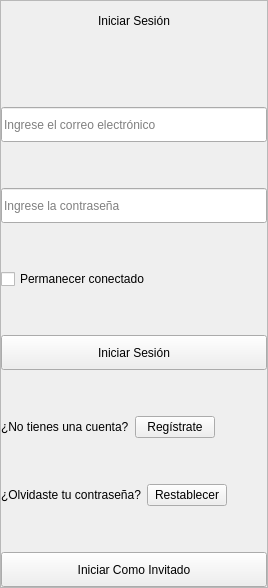
              <widget class="QWidget" name="page">
               <layout class="QVBoxLayout" name="verticalLayout_4">
                <property name="spacing">
                 <number>0</number>
                </property>
                <property name="leftMargin">
                 <number>0</number>
                </property>
                <property name="topMargin">
                 <number>0</number>
                </property>
                <property name="rightMargin">
                 <number>0</number>
                </property>
                <property name="bottomMargin">
                 <number>0</number>
                </property>
                <item>
                 <widget class="QFrame" name="frame_4">
                  <property name="maximumSize">
                   <size>
                    <width>400</width>
                    <height>600</height>
                   </size>
                  </property>
                  <property name="styleSheet">
                   <string notr="true"/>
                  </property>
                  <property name="frameShape">
                   <enum>QFrame::StyledPanel</enum>
                  </property>
                  <property name="frameShadow">
                   <enum>QFrame::Raised</enum>
                  </property>
                  <layout class="QVBoxLayout" name="verticalLayout_3" stretch="0,0,0,0,0,0,0,0,0,0,0,0,0,0,0,0">
                   <property name="leftMargin">
                    <number>0</number>
                   </property>
                   <property name="topMargin">
                    <number>0</number>
                   </property>
                   <property name="rightMargin">
                    <number>0</number>
                   </property>
                   <property name="bottomMargin">
                    <number>0</number>
                   </property>
                   <item>
                    <widget class="QLabel" name="label">
                     <property name="minimumSize">
                      <size>
                       <width>0</width>
                       <height>40</height>
                      </size>
                     </property>
                     <property name="maximumSize">
                      <size>
                       <width>16777215</width>
                       <height>50</height>
                      </size>
                     </property>
                     <property name="styleSheet">
                      <string notr="true">font: 16pt &quot;Arial&quot;;</string>
                     </property>
                     <property name="text">
                      <string>Iniciar Sesión</string>
                     </property>
                     <property name="alignment">
                      <set>Qt::AlignCenter</set>
                     </property>
                    </widget>
                   </item>
                   <item>
                    <spacer name="verticalSpacer_3">
                     <property name="orientation">
                      <enum>Qt::Vertical</enum>
                     </property>
                     <property name="sizeHint" stdset="0">
                      <size>
                       <width>20</width>
                       <height>40</height>
                      </size>
                     </property>
                    </spacer>
                   </item>
                   <item>
                    <widget class="QLabel" name="invalidLogin">
                     <property name="enabled">
                      <bool>true</bool>
                     </property>
                     <property name="text">
                      <string/>
                     </property>
                     <property name="alignment">
                      <set>Qt::AlignCenter</set>
                     </property>
                    </widget>
                   </item>
                   <item>
                    <widget class="QLineEdit" name="emailEdit">
                     <property name="minimumSize">
                      <size>
                       <width>0</width>
                       <height>35</height>
                      </size>
                     </property>
                     <property name="placeholderText">
                      <string>Ingrese el correo electrónico</string>
                     </property>
                    </widget>
                   </item>
                   <item>
                    <spacer name="verticalSpacer_4">
                     <property name="orientation">
                      <enum>Qt::Vertical</enum>
                     </property>
                     <property name="sizeHint" stdset="0">
                      <size>
                       <width>20</width>
                       <height>40</height>
                      </size>
                     </property>
                    </spacer>
                   </item>
                   <item>
                    <widget class="QLineEdit" name="passEdit">
                     <property name="minimumSize">
                      <size>
                       <width>0</width>
                       <height>35</height>
                      </size>
                     </property>
                     <property name="echoMode">
                      <enum>QLineEdit::Password</enum>
                     </property>
                     <property name="placeholderText">
                      <string>Ingrese la contraseña</string>
                     </property>
                    </widget>
                   </item>
                   <item>
                    <spacer name="verticalSpacer_5">
                     <property name="orientation">
                      <enum>Qt::Vertical</enum>
                     </property>
                     <property name="sizeHint" stdset="0">
                      <size>
                       <width>20</width>
                       <height>40</height>
                      </size>
                     </property>
                    </spacer>
                   </item>
                   <item>
                    <widget class="QCheckBox" name="checkRecordarPass">
                     <property name="styleSheet">
                      <string notr="true"/>
                     </property>
                     <property name="text">
                      <string>Permanecer conectado</string>
                     </property>
                     <property name="iconSize">
                      <size>
                       <width>15</width>
                       <height>15</height>
                      </size>
                     </property>
                    </widget>
                   </item>
                   <item>
                    <spacer name="verticalSpacer_6">
                     <property name="orientation">
                      <enum>Qt::Vertical</enum>
                     </property>
                     <property name="sizeHint" stdset="0">
                      <size>
                       <width>20</width>
                       <height>40</height>
                      </size>
                     </property>
                    </spacer>
                   </item>
                   <item>
                    <widget class="QPushButton" name="bt_IniciarSesion">
                     <property name="minimumSize">
                      <size>
                       <width>0</width>
                       <height>35</height>
                      </size>
                     </property>
                     <property name="text">
                      <string>Iniciar Sesión</string>
                     </property>
                    </widget>
                   </item>
                   <item>
                    <spacer name="verticalSpacer_7">
                     <property name="orientation">
                      <enum>Qt::Vertical</enum>
                     </property>
                     <property name="sizeHint" stdset="0">
                      <size>
                       <width>20</width>
                       <height>40</height>
                      </size>
                     </property>
                    </spacer>
                   </item>
                   <item>
                    <layout class="QHBoxLayout" name="horizontalLayout">
                     <item>
                      <widget class="QLabel" name="label_2">
                       <property name="text">
                        <string>¿No tienes una cuenta?</string>
                       </property>
                      </widget>
                     </item>
                     <item>
                      <widget class="QPushButton" name="bt_Registrarse">
                       <property name="sizePolicy">
                        <sizepolicy hsizetype="Fixed" vsizetype="Fixed">
                         <horstretch>0</horstretch>
                         <verstretch>0</verstretch>
                        </sizepolicy>
                       </property>
                       <property name="cursor">
                        <cursorShape>PointingHandCursor</cursorShape>
                       </property>
                       <property name="styleSheet">
                        <string notr="true"/>
                       </property>
                       <property name="text">
                        <string> Regístrate </string>
                       </property>
                      </widget>
                     </item>
                     <item>
                      <spacer name="horizontalSpacer">
                       <property name="orientation">
                        <enum>Qt::Horizontal</enum>
                       </property>
                       <property name="sizeHint" stdset="0">
                        <size>
                         <width>40</width>
                         <height>20</height>
                        </size>
                       </property>
                      </spacer>
                     </item>
                    </layout>
                   </item>
                   <item>
                    <spacer name="verticalSpacer_18">
                     <property name="orientation">
                      <enum>Qt::Vertical</enum>
                     </property>
                     <property name="sizeHint" stdset="0">
                      <size>
                       <width>20</width>
                       <height>40</height>
                      </size>
                     </property>
                    </spacer>
                   </item>
                   <item>
                    <layout class="QHBoxLayout" name="horizontalLayout_5">
                     <item>
                      <widget class="QLabel" name="label_8">
                       <property name="text">
                        <string>¿Olvidaste tu contraseña?</string>
                       </property>
                      </widget>
                     </item>
                     <item>
                      <widget class="QPushButton" name="bt_ResetPass">
                       <property name="cursor">
                        <cursorShape>PointingHandCursor</cursorShape>
                       </property>
                       <property name="styleSheet">
                        <string notr="true"/>
                       </property>
                       <property name="text">
                        <string> Restablecer </string>
                       </property>
                      </widget>
                     </item>
                     <item>
                      <spacer name="horizontalSpacer_6">
                       <property name="orientation">
                        <enum>Qt::Horizontal</enum>
                       </property>
                       <property name="sizeHint" stdset="0">
                        <size>
                         <width>40</width>
                         <height>20</height>
                        </size>
                       </property>
                      </spacer>
                     </item>
                    </layout>
                   </item>
                   <item>
                    <spacer name="verticalSpacer_8">
                     <property name="orientation">
                      <enum>Qt::Vertical</enum>
                     </property>
                     <property name="sizeHint" stdset="0">
                      <size>
                       <width>20</width>
                       <height>40</height>
                      </size>
                     </property>
                    </spacer>
                   </item>
                   <item>
                    <widget class="QPushButton" name="iniciarInvitado">
                     <property name="minimumSize">
                      <size>
                       <width>0</width>
                       <height>35</height>
                      </size>
                     </property>
                     <property name="text">
                      <string>Iniciar Como Invitado</string>
                     </property>
                    </widget>
                   </item>
                  </layout>
                 </widget>
                </item>
               </layout>
              </widget>
